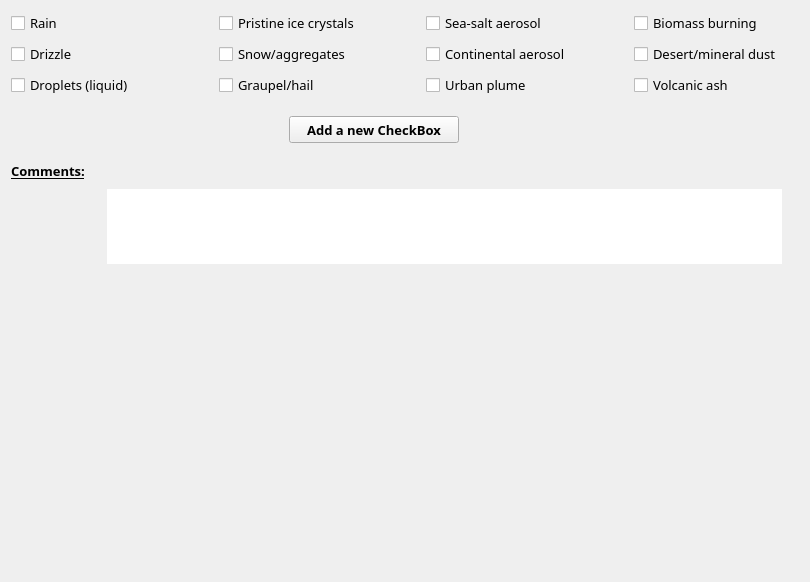
          <widget class="QWidget" name="page_6">
           <property name="geometry">
            <rect>
             <x>0</x>
             <y>0</y>
             <width>810</width>
             <height>582</height>
            </rect>
           </property>
           <attribute name="label">
            <string>Cloud, Precipitation and Aerosol Particles Sampled</string>
           </attribute>
           <layout class="QGridLayout" name="gridLayout_21">
            <item row="0" column="0">
             <layout class="QVBoxLayout" name="verticalLayout_63">
              <item>
               <layout class="QHBoxLayout" name="horizontalLayout_25">
                <property name="spacing">
                 <number>63</number>
                </property>
                <item>
                 <layout class="QVBoxLayout" name="verticalLayout_50">
                  <property name="spacing">
                   <number>7</number>
                  </property>
                  <item>
                   <widget class="QCheckBox" name="rainCheck">
                    <property name="font">
                     <font>
                      <family>Droid Sans Fallback</family>
                      <pointsize>10</pointsize>
                      <weight>50</weight>
                      <bold>false</bold>
                      <stylestrategy>PreferAntialias</stylestrategy>
                     </font>
                    </property>
                    <property name="text">
                     <string>Rain</string>
                    </property>
                   </widget>
                  </item>
                  <item>
                   <widget class="QCheckBox" name="drizzleCheck">
                    <property name="font">
                     <font>
                      <family>Droid Sans Fallback</family>
                      <pointsize>10</pointsize>
                      <weight>50</weight>
                      <bold>false</bold>
                      <stylestrategy>PreferAntialias</stylestrategy>
                     </font>
                    </property>
                    <property name="text">
                     <string>Drizzle</string>
                    </property>
                   </widget>
                  </item>
                  <item>
                   <widget class="QCheckBox" name="dropletsCheck">
                    <property name="font">
                     <font>
                      <family>Droid Sans Fallback</family>
                      <pointsize>10</pointsize>
                      <weight>50</weight>
                      <bold>false</bold>
                      <stylestrategy>PreferAntialias</stylestrategy>
                     </font>
                    </property>
                    <property name="text">
                     <string>Droplets (liquid)</string>
                    </property>
                   </widget>
                  </item>
                 </layout>
                </item>
                <item>
                 <layout class="QVBoxLayout" name="verticalLayout_21">
                  <property name="spacing">
                   <number>7</number>
                  </property>
                  <item>
                   <widget class="QCheckBox" name="pristineIceCrystalsCheck">
                    <property name="font">
                     <font>
                      <family>Droid Sans Fallback</family>
                      <pointsize>10</pointsize>
                      <weight>50</weight>
                      <bold>false</bold>
                      <stylestrategy>PreferAntialias</stylestrategy>
                     </font>
                    </property>
                    <property name="text">
                     <string>Pristine ice crystals</string>
                    </property>
                   </widget>
                  </item>
                  <item>
                   <widget class="QCheckBox" name="snowOrAggregatesCheck">
                    <property name="font">
                     <font>
                      <family>Droid Sans Fallback</family>
                      <pointsize>10</pointsize>
                      <weight>50</weight>
                      <bold>false</bold>
                      <stylestrategy>PreferAntialias</stylestrategy>
                     </font>
                    </property>
                    <property name="text">
                     <string>Snow/aggregates</string>
                    </property>
                   </widget>
                  </item>
                  <item>
                   <widget class="QCheckBox" name="graupelOrHailCheck">
                    <property name="font">
                     <font>
                      <family>Droid Sans Fallback</family>
                      <pointsize>10</pointsize>
                      <weight>50</weight>
                      <bold>false</bold>
                      <stylestrategy>PreferAntialias</stylestrategy>
                     </font>
                    </property>
                    <property name="text">
                     <string>Graupel/hail</string>
                    </property>
                   </widget>
                  </item>
                 </layout>
                </item>
                <item>
                 <layout class="QVBoxLayout" name="verticalLayout_20">
                  <property name="spacing">
                   <number>7</number>
                  </property>
                  <item>
                   <widget class="QCheckBox" name="seaSaltAerosolCheck">
                    <property name="font">
                     <font>
                      <family>Droid Sans Fallback</family>
                      <pointsize>10</pointsize>
                      <weight>50</weight>
                      <bold>false</bold>
                      <stylestrategy>PreferAntialias</stylestrategy>
                     </font>
                    </property>
                    <property name="text">
                     <string>Sea-salt aerosol</string>
                    </property>
                   </widget>
                  </item>
                  <item>
                   <widget class="QCheckBox" name="continentalAerosolCheck">
                    <property name="font">
                     <font>
                      <family>Droid Sans Fallback</family>
                      <pointsize>10</pointsize>
                      <weight>50</weight>
                      <bold>false</bold>
                      <stylestrategy>PreferAntialias</stylestrategy>
                     </font>
                    </property>
                    <property name="text">
                     <string>Continental aerosol</string>
                    </property>
                   </widget>
                  </item>
                  <item>
                   <widget class="QCheckBox" name="urbanPlumeCheck">
                    <property name="font">
                     <font>
                      <family>Droid Sans Fallback</family>
                      <pointsize>10</pointsize>
                      <weight>50</weight>
                      <bold>false</bold>
                      <stylestrategy>PreferAntialias</stylestrategy>
                     </font>
                    </property>
                    <property name="text">
                     <string>Urban plume</string>
                    </property>
                   </widget>
                  </item>
                 </layout>
                </item>
                <item>
                 <layout class="QVBoxLayout" name="verticalLayout_19">
                  <property name="spacing">
                   <number>7</number>
                  </property>
                  <item>
                   <widget class="QCheckBox" name="biomassBurningCheck">
                    <property name="font">
                     <font>
                      <family>Droid Sans Fallback</family>
                      <pointsize>10</pointsize>
                      <weight>50</weight>
                      <bold>false</bold>
                      <stylestrategy>PreferAntialias</stylestrategy>
                     </font>
                    </property>
                    <property name="text">
                     <string>Biomass burning</string>
                    </property>
                   </widget>
                  </item>
                  <item>
                   <widget class="QCheckBox" name="desertOrMineralDustCheck">
                    <property name="font">
                     <font>
                      <family>Droid Sans Fallback</family>
                      <pointsize>10</pointsize>
                      <weight>50</weight>
                      <bold>false</bold>
                      <stylestrategy>PreferAntialias</stylestrategy>
                     </font>
                    </property>
                    <property name="text">
                     <string>Desert/mineral dust</string>
                    </property>
                   </widget>
                  </item>
                  <item>
                   <widget class="QCheckBox" name="volcanicAshCheck">
                    <property name="font">
                     <font>
                      <family>Droid Sans Fallback</family>
                      <pointsize>10</pointsize>
                      <weight>50</weight>
                      <bold>false</bold>
                      <stylestrategy>PreferAntialias</stylestrategy>
                     </font>
                    </property>
                    <property name="text">
                     <string>Volcanic ash</string>
                    </property>
                   </widget>
                  </item>
                 </layout>
                </item>
               </layout>
              </item>
              <item>
               <spacer name="verticalSpacer_27">
                <property name="orientation">
                 <enum>Qt::Vertical</enum>
                </property>
                <property name="sizeType">
                 <enum>QSizePolicy::Fixed</enum>
                </property>
                <property name="sizeHint" stdset="0">
                 <size>
                  <width>20</width>
                  <height>13</height>
                 </size>
                </property>
               </spacer>
              </item>
              <item>
               <layout class="QHBoxLayout" name="horizontalLayout_65">
                <item>
                 <spacer name="horizontalSpacer_67">
                  <property name="orientation">
                   <enum>Qt::Horizontal</enum>
                  </property>
                  <property name="sizeHint" stdset="0">
                   <size>
                    <width>40</width>
                    <height>20</height>
                   </size>
                  </property>
                 </spacer>
                </item>
                <item>
                 <widget class="QPushButton" name="ps_addButton">
                  <property name="minimumSize">
                   <size>
                    <width>170</width>
                    <height>27</height>
                   </size>
                  </property>
                  <property name="maximumSize">
                   <size>
                    <width>170</width>
                    <height>27</height>
                   </size>
                  </property>
                  <property name="font">
                   <font>
                    <family>Droid Sans Fallback</family>
                    <pointsize>10</pointsize>
                    <weight>75</weight>
                    <bold>true</bold>
                    <stylestrategy>PreferAntialias</stylestrategy>
                   </font>
                  </property>
                  <property name="text">
                   <string>Add a new CheckBox</string>
                  </property>
                  <property name="flat">
                   <bool>false</bool>
                  </property>
                 </widget>
                </item>
                <item>
                 <spacer name="horizontalSpacer_68">
                  <property name="orientation">
                   <enum>Qt::Horizontal</enum>
                  </property>
                  <property name="sizeType">
                   <enum>QSizePolicy::Fixed</enum>
                  </property>
                  <property name="sizeHint" stdset="0">
                   <size>
                    <width>13</width>
                    <height>20</height>
                   </size>
                  </property>
                 </spacer>
                </item>
                <item>
                 <widget class="QToolButton" name="ps_infoButton">
                  <property name="minimumSize">
                   <size>
                    <width>27</width>
                    <height>27</height>
                   </size>
                  </property>
                  <property name="maximumSize">
                   <size>
                    <width>27</width>
                    <height>27</height>
                   </size>
                  </property>
                  <property name="text">
                   <string/>
                  </property>
                  <property name="icon">
                   <iconset>
                    <normaloff>icons/info_icon.png</normaloff>icons/info_icon.png</iconset>
                  </property>
                  <property name="iconSize">
                   <size>
                    <width>27</width>
                    <height>27</height>
                   </size>
                  </property>
                  <property name="autoRaise">
                   <bool>true</bool>
                  </property>
                 </widget>
                </item>
                <item>
                 <spacer name="horizontalSpacer_69">
                  <property name="orientation">
                   <enum>Qt::Horizontal</enum>
                  </property>
                  <property name="sizeHint" stdset="0">
                   <size>
                    <width>40</width>
                    <height>20</height>
                   </size>
                  </property>
                 </spacer>
                </item>
               </layout>
              </item>
              <item>
               <layout class="QGridLayout" name="gridLayout_11"/>
              </item>
              <item>
               <spacer name="verticalSpacer_41">
                <property name="orientation">
                 <enum>Qt::Vertical</enum>
                </property>
                <property name="sizeType">
                 <enum>QSizePolicy::Fixed</enum>
                </property>
                <property name="sizeHint" stdset="0">
                 <size>
                  <width>20</width>
                  <height>13</height>
                 </size>
                </property>
               </spacer>
              </item>
              <item>
               <layout class="QHBoxLayout" name="horizontalLayout_26">
                <item>
                 <layout class="QVBoxLayout" name="verticalLayout_51">
                  <item>
                   <widget class="QLabel" name="label_18">
                    <property name="minimumSize">
                     <size>
                      <width>90</width>
                      <height>27</height>
                     </size>
                    </property>
                    <property name="maximumSize">
                     <size>
                      <width>90</width>
                      <height>27</height>
                     </size>
                    </property>
                    <property name="font">
                     <font>
                      <family>Droid Sans Fallback</family>
                      <pointsize>10</pointsize>
                      <weight>75</weight>
                      <bold>true</bold>
                      <underline>true</underline>
                      <stylestrategy>PreferAntialias</stylestrategy>
                     </font>
                    </property>
                    <property name="text">
                     <string>Comments:</string>
                    </property>
                    <property name="alignment">
                     <set>Qt::AlignLeading|Qt::AlignLeft|Qt::AlignTop</set>
                    </property>
                   </widget>
                  </item>
                  <item>
                   <spacer name="verticalSpacer_42">
                    <property name="orientation">
                     <enum>Qt::Vertical</enum>
                    </property>
                    <property name="sizeHint" stdset="0">
                     <size>
                      <width>20</width>
                      <height>18</height>
                     </size>
                    </property>
                   </spacer>
                  </item>
                 </layout>
                </item>
                <item>
                 <widget class="QTextEdit" name="PSOtherTextBox">
                  <property name="minimumSize">
                   <size>
                    <width>675</width>
                    <height>75</height>
                   </size>
                  </property>
                  <property name="maximumSize">
                   <size>
                    <width>675</width>
                    <height>75</height>
                   </size>
                  </property>
                  <property name="font">
                   <font>
                    <family>FreeSans</family>
                    <pointsize>10</pointsize>
                    <weight>50</weight>
                    <bold>false</bold>
                    <stylestrategy>PreferAntialias</stylestrategy>
                   </font>
                  </property>
                  <property name="frameShape">
                   <enum>QFrame::NoFrame</enum>
                  </property>
                 </widget>
                </item>
               </layout>
              </item>
             </layout>
            </item>
            <item row="0" column="1">
             <spacer name="horizontalSpacer_43">
              <property name="orientation">
               <enum>Qt::Horizontal</enum>
              </property>
              <property name="sizeHint" stdset="0">
               <size>
                <width>8</width>
                <height>20</height>
               </size>
              </property>
             </spacer>
            </item>
            <item row="1" column="0">
             <spacer name="verticalSpacer_13">
              <property name="orientation">
               <enum>Qt::Vertical</enum>
              </property>
              <property name="sizeHint" stdset="0">
               <size>
                <width>20</width>
                <height>277</height>
               </size>
              </property>
             </spacer>
            </item>
           </layout>
          </widget>
